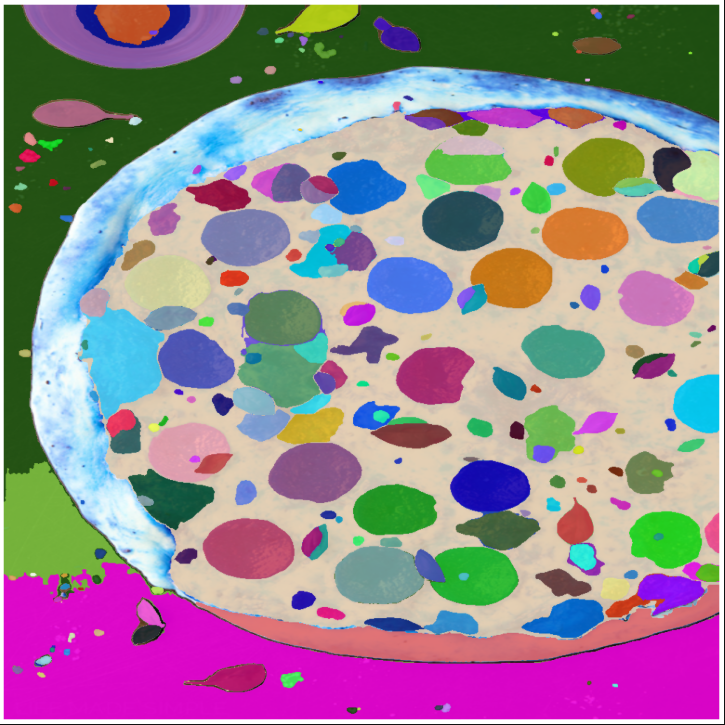
#> input picture images/pizza-SAM.png, 725 x 725 px
$ python -i eda_objects.py   (imports and definitions only)
#> lines starting #> are read from the running program, lines starting #| are printed output that depends on the picture; after the words box and inside, x2 and y2 are one past the last pixel; in counts of white or black regions, pixels touching at a corner belong together
#> further down, picture is the input picture: shape (725, 725, 3); mean B, G, R 147.7, 134.6, 150.8
from pathlib import Path
from collections import defaultdict, Counter
import cv2
import numpy as np
import json
import re

# ====== CONFIG ======
DATA_DIR = Path("data/data_objects/images")   # path to your COIL-100 images
OUT_DIR = Path("coil_out")                    # where results will go
MAKE_MASKS = True
MAKE_CUTOUTS = True
TIGHT_CROP = True
CARDINAL_ONLY = True   # only 000,090,180,270 views
# ====================

FNAME_RE = re.compile(r"obj(\d{1,3})__(\d{3})\.(png|jpg|jpeg|ppm)$", re.IGNORECASE)

def list_images(data_dir: Path):
    return [p for p in sorted(data_dir.rglob("*")) if p.is_file() and FNAME_RE.match(p.name)]

# [20 lines left out: functions parse_id_angle, summarize, not called in this run]

def largest_component_mask(mask):
    num_labels, labels, stats, _ = cv2.connectedComponentsWithStats(mask, connectivity=8)
    if num_labels <= 1: return mask
    largest_label = 1 + np.argmax(stats[1:, cv2.CC_STAT_AREA])
    return np.where(labels == largest_label, 255, 0).astype("uint8")

def make_object_mask(bgr):
    gray = cv2.cvtColor(bgr, cv2.COLOR_BGR2GRAY)
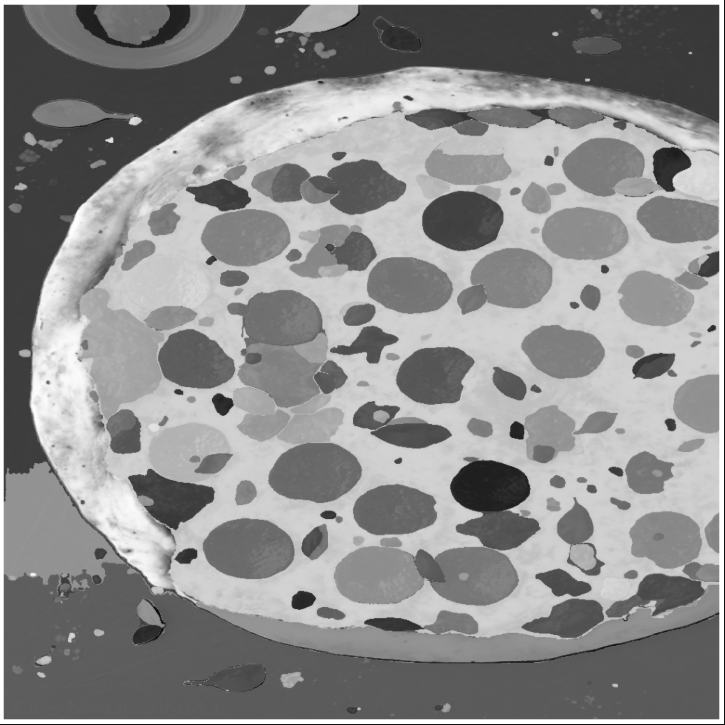
#> gray: shape (725, 725); min 8, max 255, mean 141
    blur = cv2.GaussianBlur(gray, (5, 5), 0)
    _, mask = cv2.threshold(blur, 0, 255, cv2.THRESH_BINARY + cv2.THRESH_OTSU)
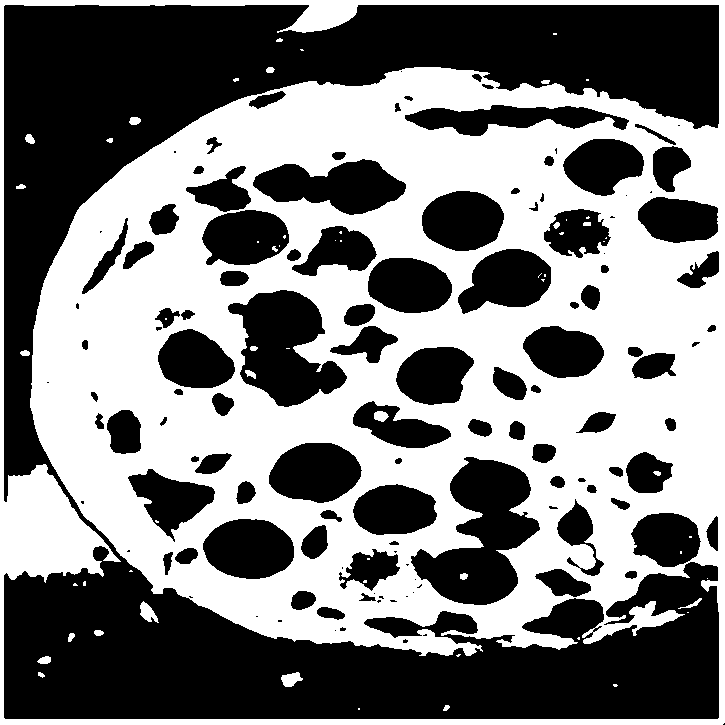
#> mask: shape (725, 725); 48.5% white; 59 white regions (34 under 20 px), largest, box (x1, y1, x2, y2) and area: (0, 0, 725, 725) 253246, (140, 601, 159, 623) 221, (281, 672, 303, 687) 212
    kernel = np.ones((3, 3), np.uint8)
    mask = cv2.morphologyEx(mask, cv2.MORPH_OPEN, kernel, iterations=1)
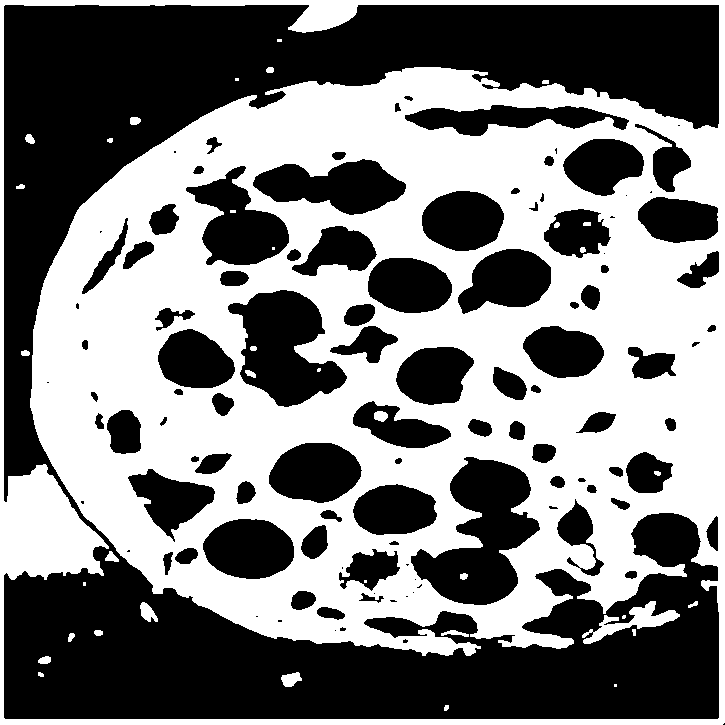
#> mask: shape (725, 725); 48.4% white; 37 white regions (9 under 20 px), largest, box (x1, y1, x2, y2) and area: (0, 0, 725, 725) 251220, (582, 601, 680, 644) 1289, (140, 602, 158, 622) 214
    mask = cv2.morphologyEx(mask, cv2.MORPH_CLOSE, kernel, iterations=2)
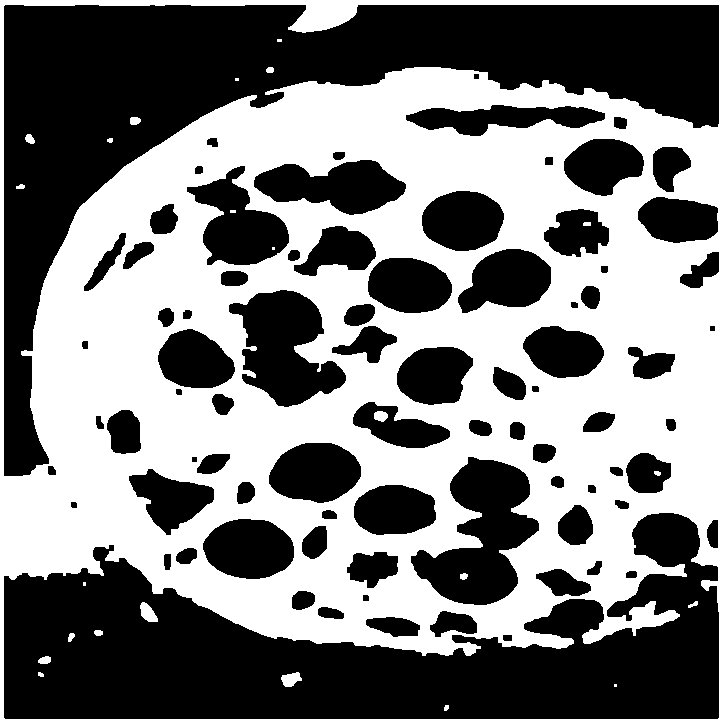
#> mask: shape (725, 725); 49% white; 24 white regions (6 under 20 px), largest, box (x1, y1, x2, y2) and area: (0, 0, 725, 725) 256172, (140, 602, 158, 622) 227, (281, 672, 302, 687) 210
    return largest_component_mask(mask)
#> in largest_component_mask, `num_labels, labels, stats, _ = cv2.connectedComponentsWithStats(mask, ..`:
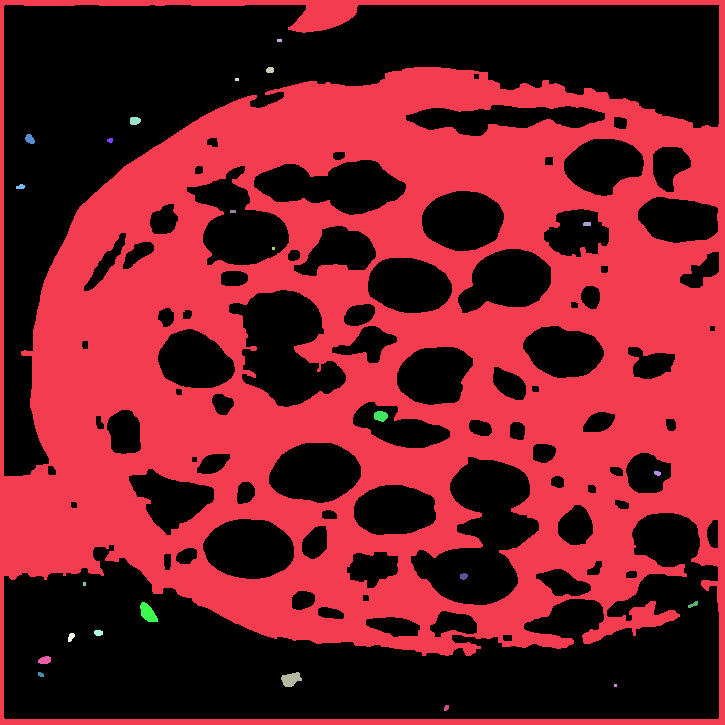
#> labels: shape (725, 725) int32; 25 distinct labels, from 0 to 24; one colour per label, 0 black
#> in largest_component_mask, `num_labels, labels, stats, _ = cv2.connectedComponentsWithStats(mask, ..`: num_labels = 25; stats = 25 rows, first 6: [4, 5, 715, 714, 268212], [0, 0, 725, 725, 256172], [277, 39, 5, 3, 15], [266, 67, 8, 6, 42], [235, 78, 4, 3, 12], [130, 117, 11, 8, 75]
#> in largest_component_mask, `largest_label = 1 + np.argmax(stats[1:, cv2.CC_STAT_AREA])`: largest_label = 1
#> in largest_component_mask, `return np.where(labels == largest_label, 255, 0).astype("uint8")`:
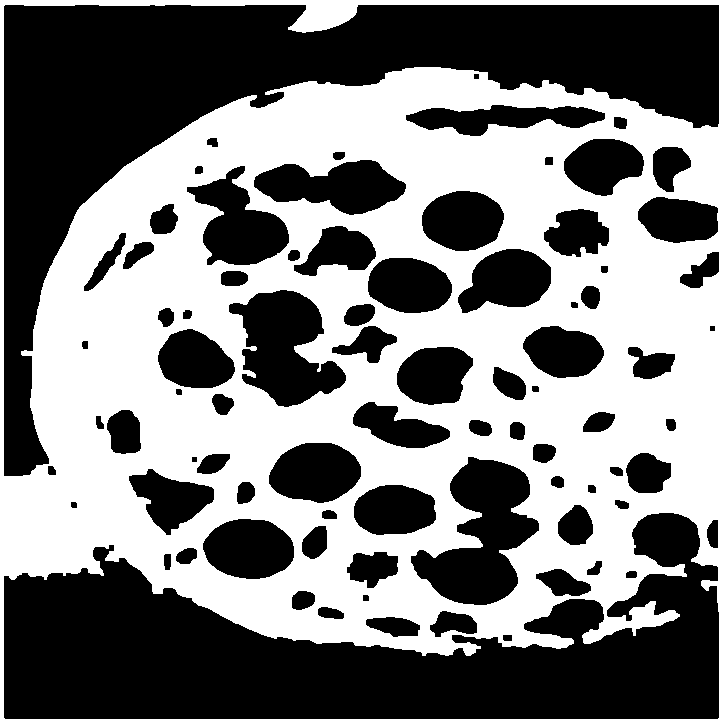
#> returned value: shape (725, 725); 48.7% white; 1 white region, box (x1, y1, x2, y2) and area: (0, 0, 725, 725) 256172

def apply_alpha_cutout(bgr, mask):
    b, g, r = cv2.split(bgr)
    return cv2.merge([b, g, r, mask])

# [68 lines left out: functions tight_crop, main, not called in this run]

# [2 lines not run here, left out]

>>> import cv2
>>> picture = cv2.imread('images/pizza-SAM.png')
>>> result = make_object_mask(picture)
